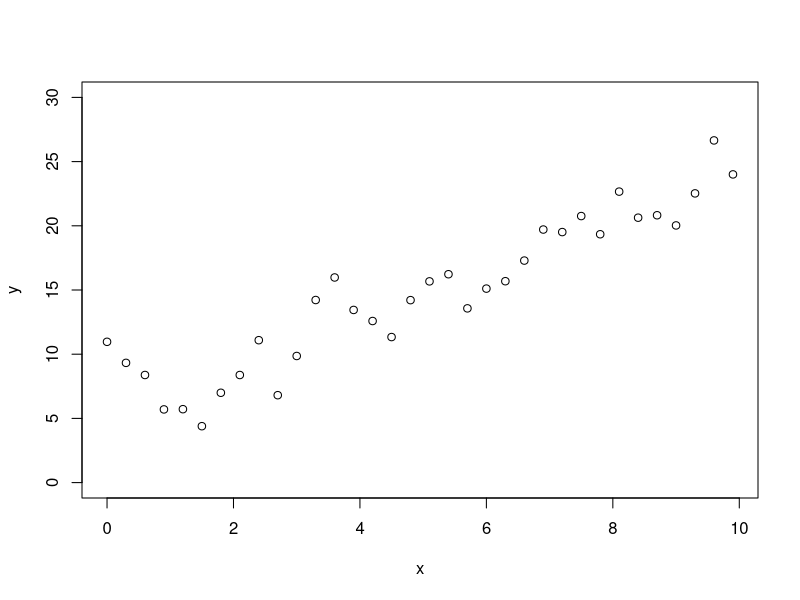
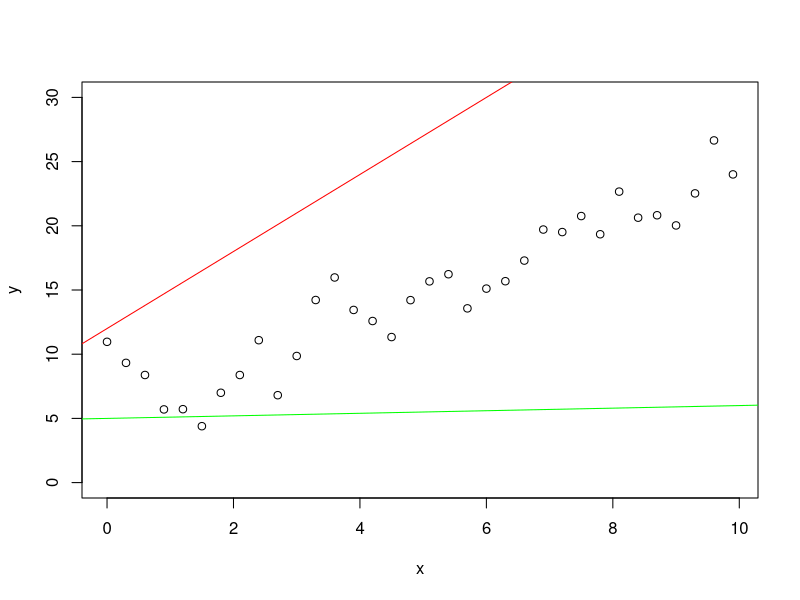
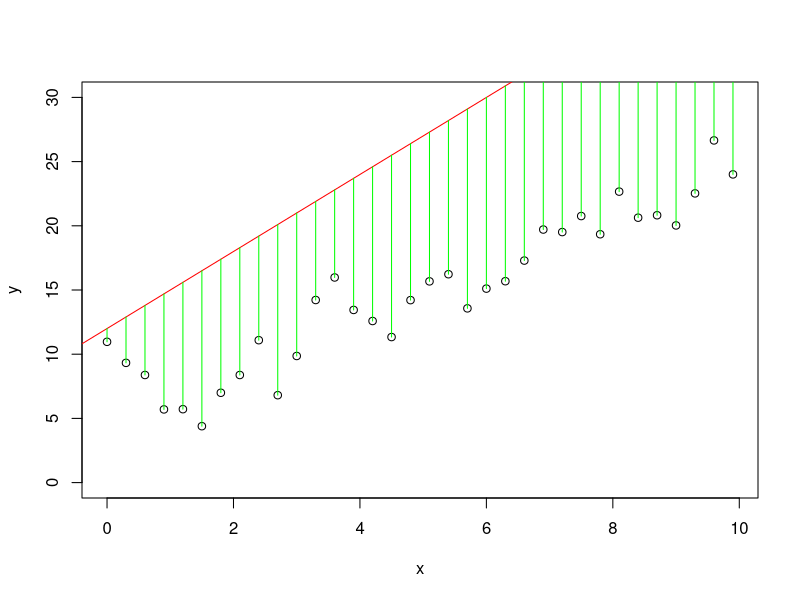
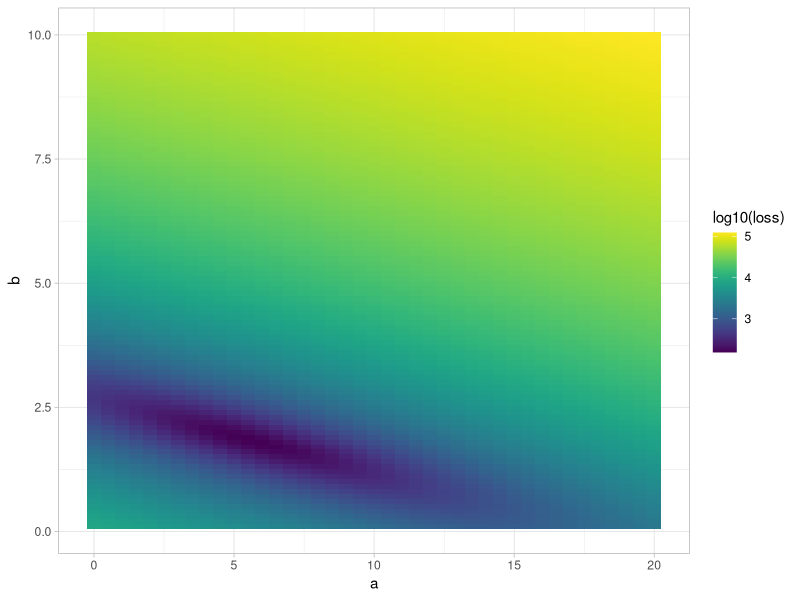
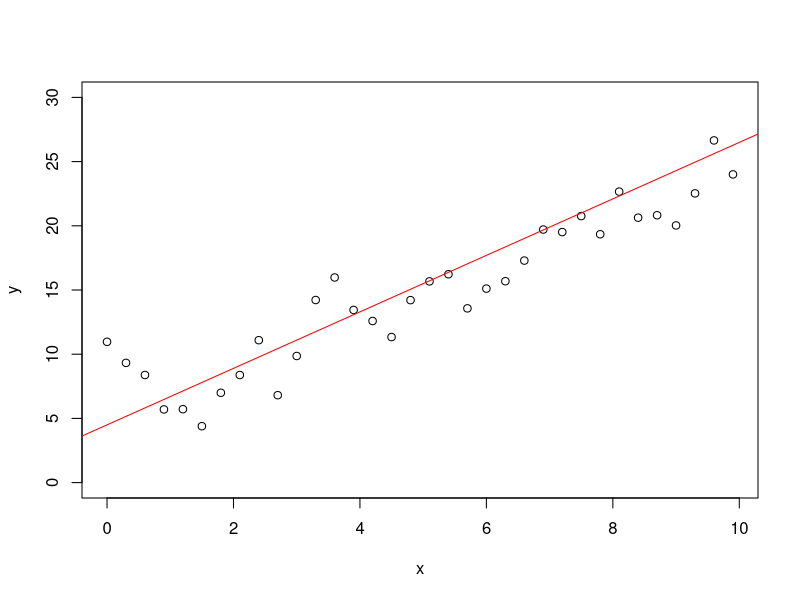

The R script that drew these images, in order:
## ---- chunk 1
knitr::opts_chunk$set(echo = TRUE, warning = FALSE, message = FALSE)
## ---- chunk 2
library(tidyverse)
## ---- chunk 3
## This is the vector of x
x <- seq(0,10,0.3)

## I put everything in a tibble
dummy_data <- tibble(x = x, 
                     y = 2*x+5 + rnorm(length(x),0,2))
## ---- chunk 4
plot(y~x, data = dummy_data , ylim = c(0,30))
## ---- chunk 5
plot(y~x, data = dummy_data , ylim = c(0,30))
abline(a = 12, b=3, col = "red")
abline(a = 5, b=0.1, col = "green")
## ---- chunk 6
## here I add the predictions to my data
dummy_data$pred <- dummy_data$x*3 + 12
## ---- chunk 7
plot(y~x, data = dummy_data , ylim = c(0,30))
abline(a = 12, b=3, col = "red")
segments(x0 = dummy_data$x, y0 = dummy_data$y, y1 = dummy_data$pred, col = "green")
## ---- chunk 8
search_grid <- expand_grid(a = seq(0,20,0.5), b = seq(0.1,10,0.1))

head(search_grid)
## ---- chunk 9
search_grid <- search_grid %>% 
  mutate(pred = map2(a,b, function(a,b) a + b*dummy_data$x)) %>% 
  mutate(res = map(pred, ~.x-dummy_data$y)) %>% 
  mutate(loss = map_dbl(res, ~sum(.x^2)))

head(search_grid)
## ---- chunk 10
library(viridis)

search_grid %>% 
  ggplot() + 
  geom_tile(aes(x = a, y = b, fill = log10(loss))) + 
  scale_fill_viridis() +
  theme_light()
## ---- chunk 11
search_grid %>% 
  slice_min(loss)
## ---- chunk 12
plot(y~x, data = dummy_data , ylim = c(0,30))
abline(a = 4.5, b=2.2, col = "red")

